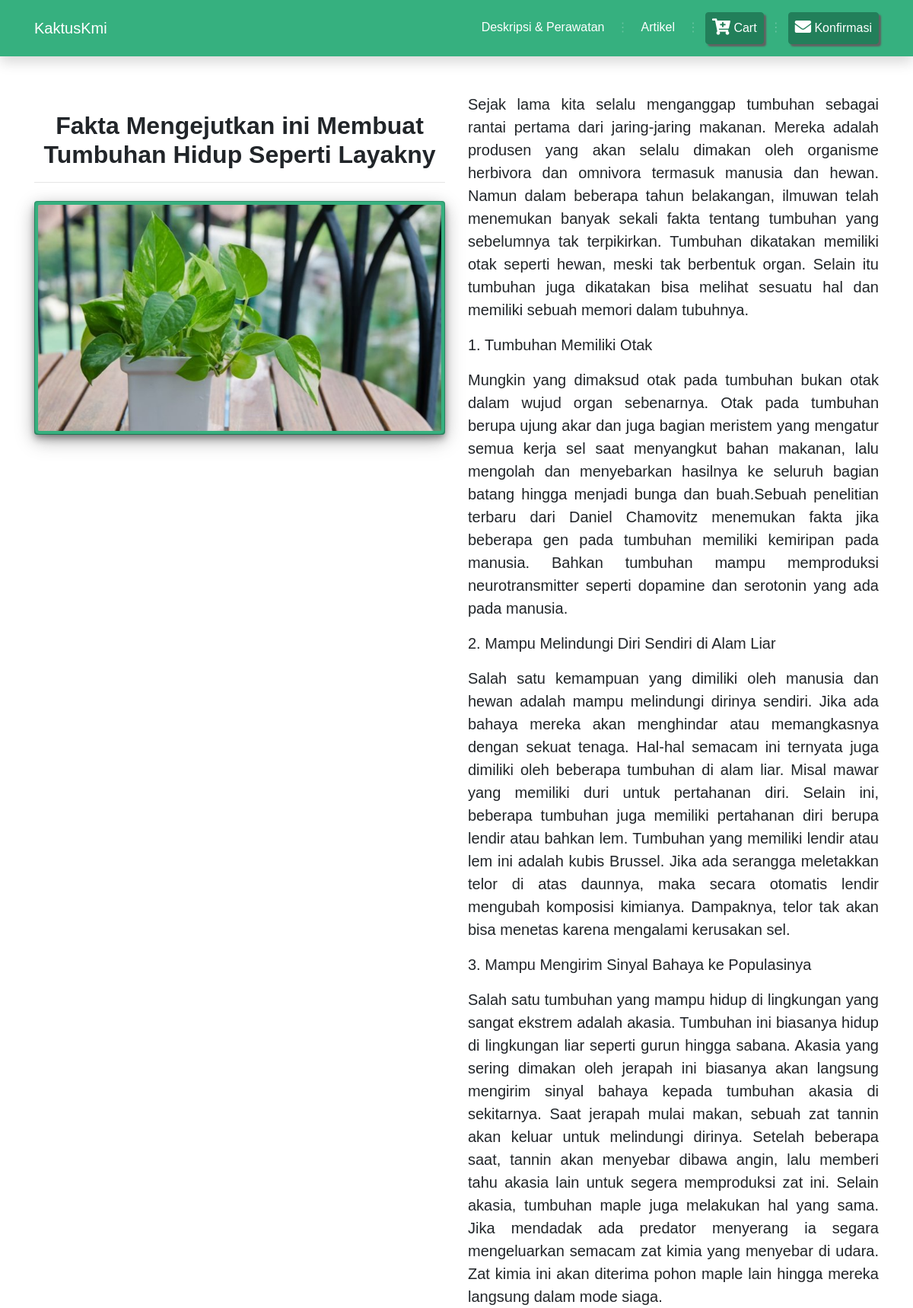
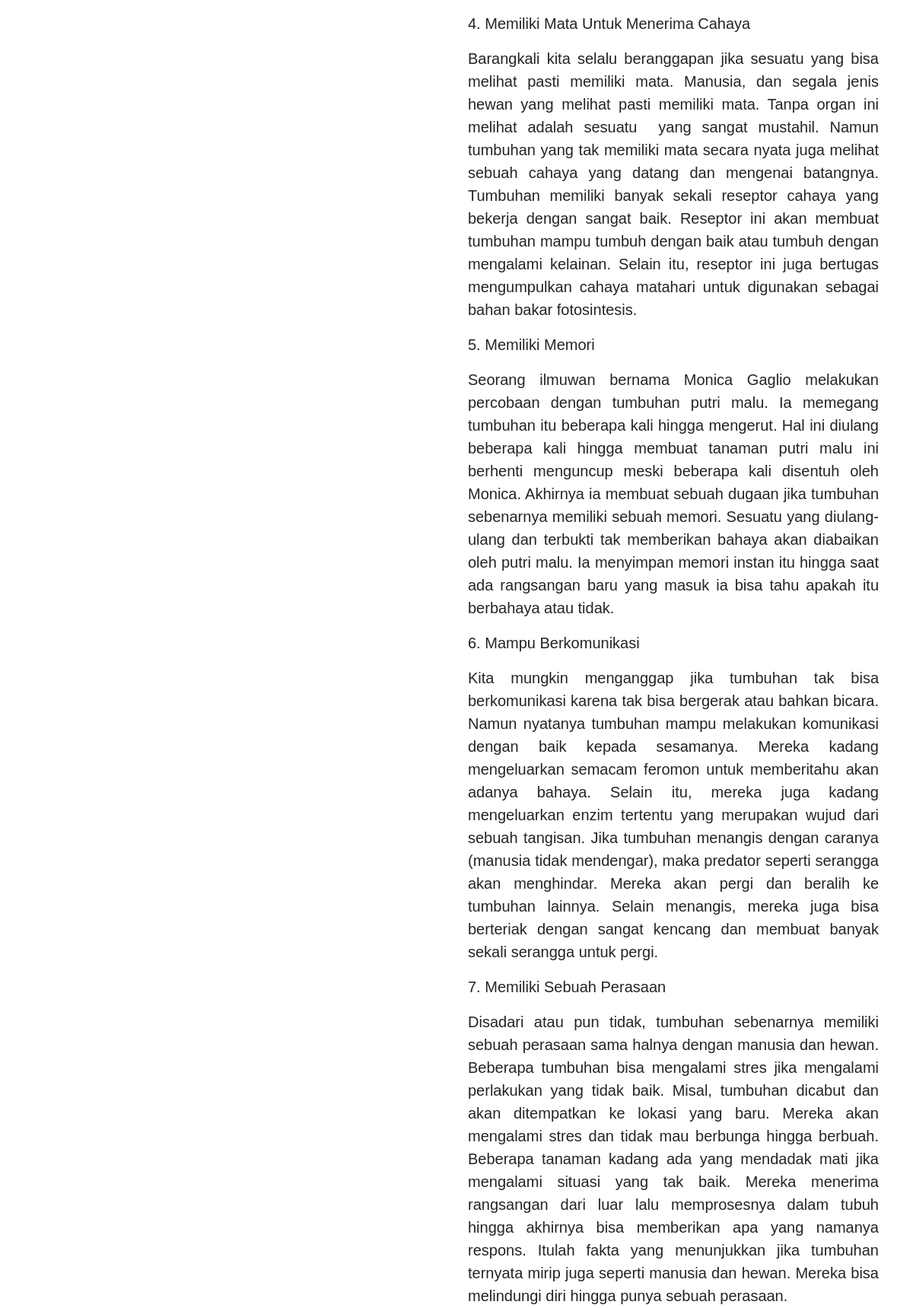
Screenshot of /article/artikel/16 (upper part) with the database file from the repository (2 pictures, top to bottom).
### tables this page shows
CREATE TABLE `artikel` (
  `kode_artikel` int(11) NOT NULL,
  `judul` varchar(60) NOT NULL,
  `isi` text NOT NULL,
  `tanggal` int(11) NOT NULL,
  `gambar` varchar(40) NOT NULL
);

### application/controllers/Article.php (called while the page is built, shortened)
<?php
    Class Article extends CI_Controller
    {
        private $data;
        public function __construct(){
            $this->load->model('Article_Model');
            $this->load->model('cart_model');
            $this->load->library('pagination');
            $this->data['data'] = $this->cart_model->getcart();
            $this->data['judul'] = 'KaktusKmi';
        }
        public function artikel($id)
        {
            $data['artikelku'] = $this->Article_Model->getByIdArtikel($id);
            $this->load->view('templates/header', $this->data);
            $this->load->view('article/artikel', $data);
            $this->load->view('templates/footer');
        }
    }
?>

### index.php (called while the page is built, shortened)
<?php
require_once BASEPATH.'core/CodeIgniter.php';

### application/models/Article_Model.php (called while the page is built, shortened)
<?php
class Article_Model extends CI_Model
{
        public function getByIdArtikel($id){
            $this->db->select("*");
            $this->db->from("artikel");
            $this->db->where('kode_artikel', $id);
            return $this->db->get()->row();
        }
}

### application/views/article/artikel.php (the view)
<section class="container mt-5">
	<div class="row">
		<div class="col-lg-6 col-md-12 col-sm-12">
			<div class="my-4">
				<h2 class="text-center font-weight-bold"><?php echo $artikelku->judul;?></h1>
        <hr>
			</div>
			<div class="card bg-dark">
				<img src="<?php echo base_url().'gambar/'.$artikelku->gambar?>" class="img-fluid" alt="Responsive image">
			</div>
		</div>
		<div class="col-lg-6 col-md-12 col-sm-12">
			<div id="artikel">
				<?php echo $artikelku->isi;?>
			</div>
		</div>
	</div>
</section>

### assets/css/style.css (style rules this page uses)
#artikel { text-align: justify; font-size: 20px; }

### rows the page displays
artikel: judul "Fakta Mengejutkan ini Membuat Tumbuhan Hidup Seperti Layakny", gambar (picture), isi "Sejak lama kita selalu menganggap tumbuhan sebagai rantai pertama dari jaring-jaring makanan. Mereka adalah produsen yang akan selalu dimakan oleh organisme herbivora dan omnivora termasuk manusia dan hewan. Namun dalam beberapa tahun belakangan, ilmuwan telah menemukan banyak sekali fakta tentang tumbuhan yang sebelumnya tak terpikirkan. Tumbuhan dikatakan memiliki otak seperti hewan, meski tak berbentuk organ. Selain itu tumbuhan juga dikatakan bisa melihat sesuatu hal dan memiliki sebuah memori dalam tubuhnya. 1. Tumbuhan Memiliki Otak Mungkin yang dimaksud otak pada tumbuhan bukan otak dalam wujud organ sebenarnya. Otak pada tumbuhan berupa ujung akar dan juga bagian meristem yang…"
